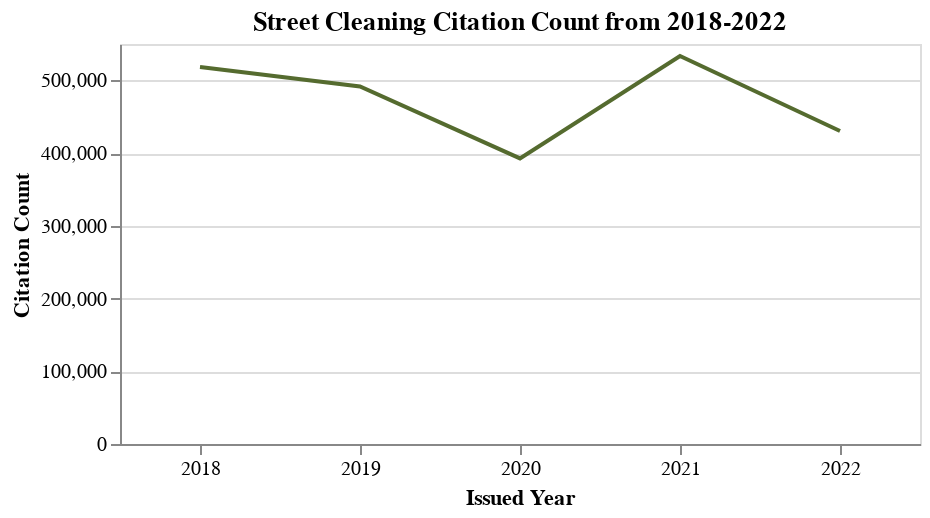

Source (notebook cell):
### Code cell
# Visualize the table
alt.Chart(st_cleaning_year_count,
    width=400,
    height=200).mark_line(color='darkolivegreen').encode(
    x=alt.X('Issued Year:O', axis=alt.Axis(labelAngle=0)),
    y=alt.Y('Citation Number',title='Citation Count') ## change format to 100K?
).properties(
    title='Street Cleaning Citation Count from 2018-2022'
)

### Figure 1 — Vega-Lite specification as saved in the notebook (floating-point values rounded to 4 significant figures)
{"config": {"view": {"continuousWidth": 400, "continuousHeight": 300}}, "data": {"name": "data-f690441f6bb389b1c95b5eaa20f8fb16"}, "mark": {"type": "line", "color": "darkolivegreen"}, "encoding": {"x": {"axis": {"labelAngle": 0}, "field": "Issued Year", "type": "ordinal"}, "y": {"field": "Citation Number", "title": "Citation Count", "type": "quantitative"}}, "height": 200, "title": "Street Cleaning Citation Count from 2018-2022", "width": 400, "$schema": "https://vega.github.io/schema/vega-lite/v4.17.0.json", "datasets": {"data-f690441f6bb389b1c95b5eaa20f8fb16": [{"Issued Year": 2018, "Citation Number": 518231}, {"Issued Year": 2019, "Citation Number": 491695}, {"Issued Year": 2020, "Citation Number": 392716}, {"Issued Year": 2021, "Citation Number": 533579}, {"Issued Year": 2022, "Citation Number": 430390}]}}
